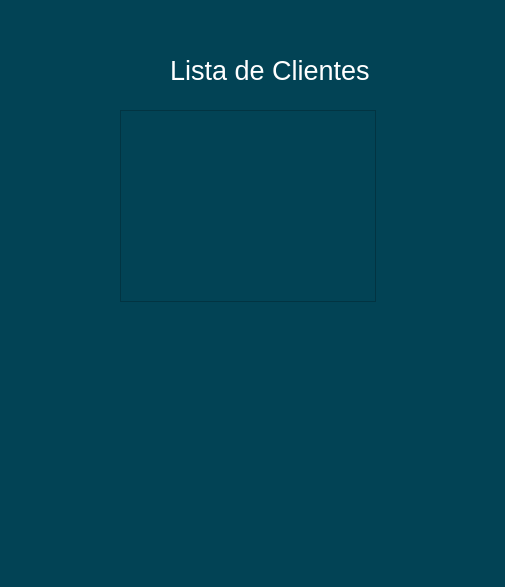
<?xml version="1.0" encoding="UTF-8"?>
<ui version="4.0">
 <class>MainWindow</class>
 <widget class="QMainWindow" name="MainWindow">
  <property name="geometry">
   <rect>
    <x>0</x>
    <y>0</y>
    <width>505</width>
    <height>587</height>
   </rect>
  </property>
  <property name="windowTitle">
   <string>MainWindow</string>
  </property>
  <property name="styleSheet">
   <string notr="true">background-color: rgb(85, 255, 0);
color: rgb(255, 255, 255);
background-color: rgb(2, 67, 85);</string>
  </property>
  <widget class="QWidget" name="centralwidget">
   <widget class="QLabel" name="label">
    <property name="geometry">
     <rect>
      <x>170</x>
      <y>60</y>
      <width>201</width>
      <height>21</height>
     </rect>
    </property>
    <property name="font">
     <font>
      <pointsize>20</pointsize>
     </font>
    </property>
    <property name="text">
     <string>Lista de Clientes</string>
    </property>
   </widget>
   <widget class="QTableWidget" name="tableWidget">
    <property name="geometry">
     <rect>
      <x>120</x>
      <y>110</y>
      <width>256</width>
      <height>192</height>
     </rect>
    </property>
   </widget>
  </widget>
  <widget class="QMenuBar" name="menubar">
   <property name="geometry">
    <rect>
     <x>0</x>
     <y>0</y>
     <width>505</width>
     <height>21</height>
    </rect>
   </property>
  </widget>
  <widget class="QStatusBar" name="statusbar"/>
 </widget>
 <resources/>
 <connections/>
</ui>
